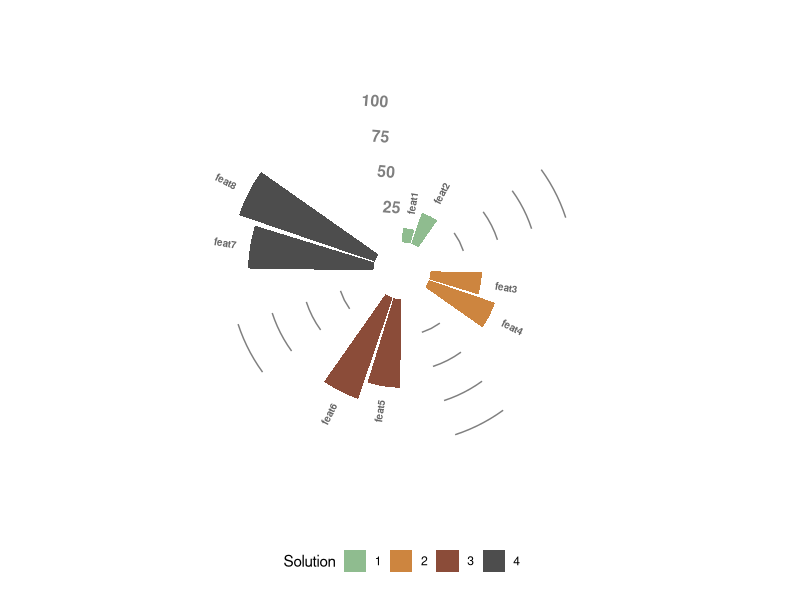

The R source for this figure:
# Load packages
library(tidyverse)
# Code is adapted from: https://r-graph-gallery.com/circular-barplot.html

# INPUTS:
# df should have the following feature, value, group
# group colors
# group legends

fcreate_circBplot <- function(df, legend_color, legend_list) {
  
  # Adding rows to each group, creating space between the groups
  groups <- unique(df$group)
  NA_rows <- list()
  for(i in 1:length(groups)) {
    NA_rows[[i]] <- data.frame(feature = NA, value = 0, group = groups[i])
  }
  
  data <- df %>% 
    bind_rows(do.call(bind_rows, NA_rows)) %>% 
    group_by(group) %>% 
    arrange(feature)
  
  # Set a number of 'empty bar' to add at the end of each group
  empty_bar <- 2
  to_add <- data.frame(matrix(NA, empty_bar*length(unique(data$group)), ncol(data)) )
  colnames(to_add) <- colnames(data)
  to_add$group <- rep(levels(as.factor(data$group)), each=empty_bar)
  data <- rbind(data, to_add)
  data <- data %>% arrange(group)
  data$id <- seq(1, nrow(data)) 
  
  # Labels for each of the bars (features)
  
  # Get the name and the y position of each label
  label_data <- data
  # Calculate the angle of the labels
  number_of_bar <- nrow(label_data)
  angle <-  90 - 360 * (label_data$id-0.5) /number_of_bar # Subtracting 0.5 so the labels are not found in the extreme left or right
  # Calculate the alignment of labels: right or left
  # If I am on the left part of the plot, my labels have currently an angle < -90
  label_data$hjust<-ifelse( angle < -90, 1, 0)
  # Flip angle BY to make them readable
  label_data$angle<-ifelse(angle < -90, angle+180, angle)
  
  # For the percentage lines
  grid_data <- data %>% 
    group_by(group) %>% 
    dplyr::summarize(start=min(id), end=max(id) - empty_bar) %>% 
    rowwise() %>% 
    dplyr::mutate(title = mean(c(start, end)))
  grid_data$end <- grid_data$end[ c( nrow(grid_data), 1:nrow(grid_data)-1)] + 1.5
  grid_data$start <- grid_data$end - 1
  grid_data <- grid_data[-1,]
  
  # Make the plot
  p <- ggplot(data, aes(x = as.factor(id), y = value, fill = group)) + 
    
    # plotting the bars
    geom_bar(aes(x = as.factor(id), y = value, fill = group), 
             stat = "identity", 
             position = 'dodge') +
    
    # defining colors of the bars
    scale_fill_manual(name = "Solution",
                      values = legend_color,
                      labels = legend_list) +
    
    # Add text showing the value of each 100/75/50/25 lines
    geom_segment(data = grid_data, 
                 aes(x = end, y = 25, xend = start, yend = 25), 
                 colour = "grey50", 
                 alpha = 1, 
                 size = 0.5 , 
                 inherit.aes = FALSE ) +
    geom_segment(data = grid_data, 
                 aes(x = end, y = 50, xend = start, yend = 50), 
                 colour = "grey50", 
                 alpha = 1,
                 size = 0.5,
                 inherit.aes = FALSE ) +
    geom_segment(data = grid_data, 
                 aes(x = end, y = 75, xend = start, yend = 75), 
                 colour = "grey50", 
                 alpha = 1,
                 size = 0.5,
                 inherit.aes = FALSE ) +
    geom_segment(data = grid_data, 
                 aes(x = end, y = 100, xend = start, yend = 100), 
                 colour = "grey50", 
                 alpha = 1,
                 size = 0.5,
                 inherit.aes = FALSE ) +
    annotate("text", x = rep(max(data$id),4), 
             y = c(25, 50, 75, 100), 
             label = c(25, 50, 75, 100), 
             color = "grey50", 
             size=4, 
             angle = -5, 
             fontface = "bold", 
             hjust=0.5) +
    
    # setting limitations of actual plot
    ylim(-20,120) +
    theme_minimal() +
    coord_polar() + 
    
    geom_text(data = label_data, aes(x = id, y=value+10, label=feature, hjust=hjust), color="black", fontface="bold",alpha=0.6, size=2.5, angle= label_data$angle, inherit.aes = FALSE ) +
    
    # Defining colors of these lines
    scale_color_manual(name = "Features",
                       values = palette) +
    
    theme(
      legend.position = "bottom",
      axis.text = element_blank(),
      axis.title = element_blank(),
      panel.grid = element_blank(),
      plot.margin = unit(rep(0.5,4), "cm")
    )
  
  return(p)
}

colors <- c('grp1' = 'darkseagreen', 'grp2' = 'tan3', 
                  'grp3' = 'salmon4', 'grp4' = 'grey30')
legends <- c('1', '2', '3', '4')
df.manip <- tibble(feature = c("feat1", "feat2", "feat3", "feat4", "feat5", "feat6", "feat7", "feat8"),
                   value = seq(from = 10, to = 100, length.out = 8),
                   group = c(rep("grp1", 2), rep("grp2", 2), rep("grp3", 2), rep("grp4", 2)))
x <- fcreate_circBplot(df.manip, legend_list = legends, legend_color = colors)


